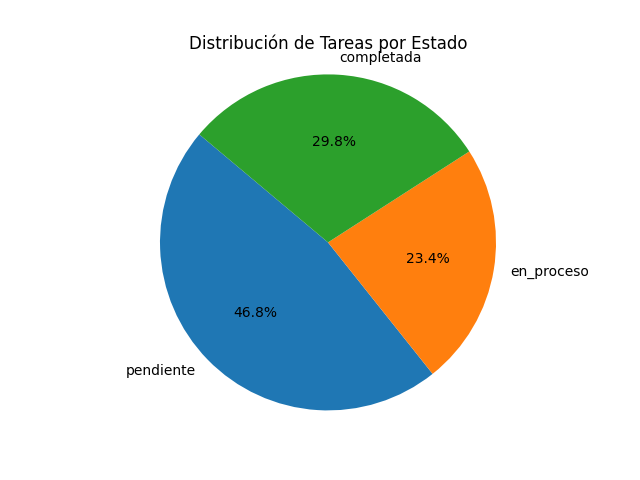

Reproduce this figure in Python.
import os
import mysql.connector
import matplotlib.pyplot as plt

# 1️⃣ Conexión y datos
conn = mysql.connector.connect(
    host='localhost',
    user='root',
    password='',
    database='TEC'
)
cursor = conn.cursor()
cursor.execute("SELECT estado, COUNT(*) FROM tareas GROUP BY estado")
result = cursor.fetchall()

labels, sizes = [], []
for estado, count in result:
    labels.append(estado)
    sizes.append(count)

plt.pie(sizes, labels=labels, autopct='%1.1f%%', startangle=140)
plt.title('Distribución de Tareas por Estado')
plt.axis('equal')

# 2️⃣ 🔥 Guarda SIEMPRE en la carpeta de tu proyecto XAMPP:
# Por ejemplo: C:\xampp\htdocs\mi_proyecto\graficos\
ruta_base = r'C:\xampp\htdocs\TEC\graficos'

if not os.path.exists(ruta_base):
    os.makedirs(ruta_base)

ruta_img = os.path.join(ruta_base, 'grafico_pastel.png')
plt.savefig(ruta_img)

print(f"Guardado en: {ruta_img}")

cursor.close()
conn.close()
